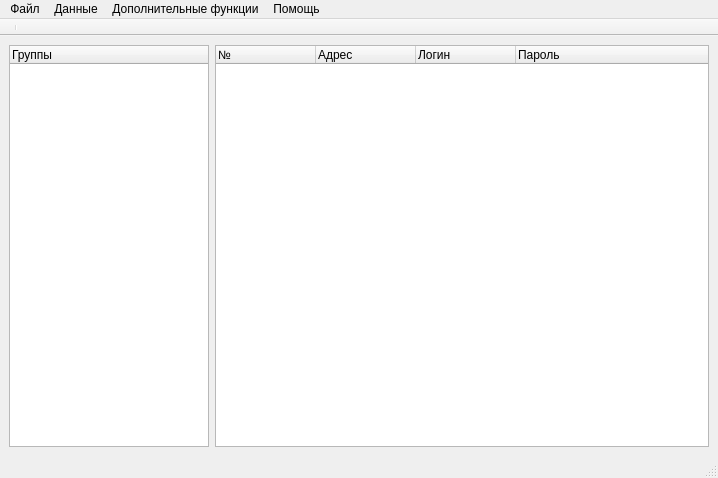
<?xml version="1.0" encoding="UTF-8"?>
<ui version="4.0">
 <class>MainWindow</class>
 <widget class="QMainWindow" name="MainWindow">
  <property name="geometry">
   <rect>
    <x>0</x>
    <y>0</y>
    <width>718</width>
    <height>478</height>
   </rect>
  </property>
  <property name="sizePolicy">
   <sizepolicy hsizetype="Fixed" vsizetype="Fixed">
    <horstretch>0</horstretch>
    <verstretch>0</verstretch>
   </sizepolicy>
  </property>
  <property name="minimumSize">
   <size>
    <width>0</width>
    <height>0</height>
   </size>
  </property>
  <property name="maximumSize">
   <size>
    <width>16777215</width>
    <height>16777215</height>
   </size>
  </property>
  <property name="windowTitle">
   <string>Менеджер паролей</string>
  </property>
  <property name="windowIcon">
   <iconset>
    <normaloff>:/Title_icon/main.png</normaloff>:/Title_icon/main.png</iconset>
  </property>
  <property name="locale">
   <locale language="English" country="UnitedStates"/>
  </property>
  <widget class="QWidget" name="centralwidget">
   <layout class="QHBoxLayout" name="horizontalLayout">
    <item>
     <widget class="QTreeWidget" name="GroupView">
      <property name="maximumSize">
       <size>
        <width>200</width>
        <height>16777215</height>
       </size>
      </property>
      <property name="cursor" stdset="0">
       <cursorShape>PointingHandCursor</cursorShape>
      </property>
      <property name="contextMenuPolicy">
       <enum>Qt::ActionsContextMenu</enum>
      </property>
      <column>
       <property name="text">
        <string>Группы</string>
       </property>
      </column>
     </widget>
    </item>
    <item>
     <widget class="QTreeWidget" name="DataView">
      <property name="contextMenuPolicy">
       <enum>Qt::ActionsContextMenu</enum>
      </property>
      <column>
       <property name="text">
        <string>№</string>
       </property>
      </column>
      <column>
       <property name="text">
        <string>Адрес</string>
       </property>
      </column>
      <column>
       <property name="text">
        <string>Логин</string>
       </property>
      </column>
      <column>
       <property name="text">
        <string>Пароль</string>
       </property>
      </column>
     </widget>
    </item>
   </layout>
  </widget>
  <widget class="QMenuBar" name="menubar">
   <property name="geometry">
    <rect>
     <x>0</x>
     <y>0</y>
     <width>718</width>
     <height>25</height>
    </rect>
   </property>
   <widget class="QMenu" name="menuFiles">
    <property name="title">
     <string>Файл</string>
    </property>
    <widget class="QMenu" name="menuWindow_blocking">
     <property name="title">
      <string>Блокировка окна</string>
     </property>
     <property name="icon">
      <iconset>
       <normaloff>:/Main_menu_icons/block.png</normaloff>:/Main_menu_icons/block.png</iconset>
     </property>
     <addaction name="actionBlock_this_window"/>
    </widget>
    <addaction name="actionCreate_database"/>
    <addaction name="actionOpen_database"/>
    <addaction name="actionSave_database"/>
    <addaction name="actionSave_database_as"/>
    <addaction name="actionClose_database"/>
    <addaction name="separator"/>
    <addaction name="separator"/>
    <addaction name="menuWindow_blocking"/>
    <addaction name="separator"/>
    <addaction name="actionExit"/>
   </widget>
   <widget class="QMenu" name="menuData">
    <property name="title">
     <string>Данные</string>
    </property>
    <addaction name="actionAdd_data_to_base"/>
    <addaction name="actionView_Edit_data_on_base"/>
    <addaction name="actionDelete_data"/>
    <addaction name="actionCopy_login_to_clipboard"/>
    <addaction name="actionCopy_password_to_clipboard"/>
    <addaction name="actionSearch_in_database"/>
   </widget>
   <widget class="QMenu" name="menuAdvanced_functions">
    <property name="title">
     <string>Дополнительные функции</string>
    </property>
    <addaction name="actionPassword_genrator"/>
    <addaction name="actionSettings"/>
   </widget>
   <widget class="QMenu" name="menuHelp">
    <property name="title">
     <string>Помощь</string>
    </property>
    <addaction name="actionAbout"/>
   </widget>
   <addaction name="menuFiles"/>
   <addaction name="menuData"/>
   <addaction name="menuAdvanced_functions"/>
   <addaction name="menuHelp"/>
  </widget>
  <widget class="QStatusBar" name="statusbar"/>
  <widget class="QToolBar" name="toolBar">
   <property name="windowTitle">
    <string>toolBar</string>
   </property>
   <property name="movable">
    <bool>false</bool>
   </property>
   <attribute name="toolBarArea">
    <enum>TopToolBarArea</enum>
   </attribute>
   <attribute name="toolBarBreak">
    <bool>false</bool>
   </attribute>
  </widget>
  <widget class="QToolBar" name="toolBar_2">
   <property name="windowTitle">
    <string>toolBar_2</string>
   </property>
   <property name="movable">
    <bool>false</bool>
   </property>
   <attribute name="toolBarArea">
    <enum>TopToolBarArea</enum>
   </attribute>
   <attribute name="toolBarBreak">
    <bool>false</bool>
   </attribute>
   <addaction name="separator"/>
  </widget>
  <action name="actionCreate_database">
   <property name="icon">
    <iconset>
     <normaloff>:/Main_menu_icons/create.png</normaloff>:/Main_menu_icons/create.png</iconset>
   </property>
   <property name="text">
    <string>Создать базу данных</string>
   </property>
   <property name="shortcut">
    <string>Ctrl+N</string>
   </property>
  </action>
  <action name="actionOpen_database">
   <property name="icon">
    <iconset>
     <normaloff>:/Main_menu_icons/open.png</normaloff>:/Main_menu_icons/open.png</iconset>
   </property>
   <property name="text">
    <string>Открыть базу данных</string>
   </property>
   <property name="shortcut">
    <string>Ctrl+O</string>
   </property>
  </action>
  <action name="actionSave_database">
   <property name="icon">
    <iconset>
     <normaloff>:/Main_menu_icons/save.png</normaloff>:/Main_menu_icons/save.png</iconset>
   </property>
   <property name="text">
    <string>Сохранить базу данных</string>
   </property>
   <property name="shortcut">
    <string>Ctrl+S</string>
   </property>
  </action>
  <action name="actionSave_database_as">
   <property name="icon">
    <iconset>
     <normaloff>:/Main_menu_icons/save_as.png</normaloff>:/Main_menu_icons/save_as.png</iconset>
   </property>
   <property name="text">
    <string>Сохранить базу данных как...</string>
   </property>
   <property name="shortcut">
    <string>Ctrl+Shift+S</string>
   </property>
  </action>
  <action name="actionClose_database">
   <property name="icon">
    <iconset>
     <normaloff>:/Main_menu_icons/close.png</normaloff>:/Main_menu_icons/close.png</iconset>
   </property>
   <property name="text">
    <string>Закрыть базу данных</string>
   </property>
   <property name="shortcut">
    <string>Ctrl+X</string>
   </property>
  </action>
  <action name="actionChange_master_pwd">
   <property name="text">
    <string>Сменить мастер-пароль</string>
   </property>
   <property name="shortcut">
    <string>Ctrl+M</string>
   </property>
  </action>
  <action name="actionChange_key_file">
   <property name="text">
    <string>Сменить файл-ключ</string>
   </property>
   <property name="shortcut">
    <string>Ctrl+K</string>
   </property>
  </action>
  <action name="actionBlock_this_window">
   <property name="text">
    <string>Заблокировать это окно</string>
   </property>
   <property name="shortcut">
    <string>Ctrl+B</string>
   </property>
  </action>
  <action name="actionSet_master_password_for_blocking">
   <property name="text">
    <string>Сменить пароль блокировки окна</string>
   </property>
   <property name="shortcut">
    <string>Ctrl+Shift+B</string>
   </property>
  </action>
  <action name="actionExit">
   <property name="icon">
    <iconset>
     <normaloff>:/Main_menu_icons/exit.png</normaloff>:/Main_menu_icons/exit.png</iconset>
   </property>
   <property name="text">
    <string>Выход</string>
   </property>
   <property name="shortcut">
    <string>Ctrl+E</string>
   </property>
  </action>
  <action name="actionAdd_data_to_base">
   <property name="icon">
    <iconset>
     <normaloff>:/Main_menu_icons/plus.png</normaloff>:/Main_menu_icons/plus.png</iconset>
   </property>
   <property name="text">
    <string>Добавить данные в базу</string>
   </property>
   <property name="shortcut">
    <string>Ctrl++</string>
   </property>
  </action>
  <action name="actionView_Edit_data_on_base">
   <property name="icon">
    <iconset>
     <normaloff>:/Main_menu_icons/edit.png</normaloff>:/Main_menu_icons/edit.png</iconset>
   </property>
   <property name="text">
    <string>Просмотреть/Изменить данные в базе</string>
   </property>
   <property name="shortcut">
    <string>Ctrl+R</string>
   </property>
  </action>
  <action name="actionDelete_data">
   <property name="icon">
    <iconset>
     <normaloff>:/Main_menu_icons/del.png</normaloff>:/Main_menu_icons/del.png</iconset>
   </property>
   <property name="text">
    <string>Удалить данные</string>
   </property>
   <property name="shortcut">
    <string>Ctrl+Backspace</string>
   </property>
  </action>
  <action name="actionCopy_login_to_clipboard">
   <property name="icon">
    <iconset>
     <normaloff>:/Main_menu_icons/copy_login.png</normaloff>:/Main_menu_icons/copy_login.png</iconset>
   </property>
   <property name="text">
    <string>Скопировать логин в буфер обмена</string>
   </property>
   <property name="shortcut">
    <string>Ctrl+Shift+L</string>
   </property>
  </action>
  <action name="actionCopy_password_to_clipboard">
   <property name="icon">
    <iconset>
     <normaloff>:/Main_menu_icons/copy_password.png</normaloff>:/Main_menu_icons/copy_password.png</iconset>
   </property>
   <property name="text">
    <string>Скопировать пароль в буфер обмена</string>
   </property>
   <property name="shortcut">
    <string>Ctrl+Shift+P</string>
   </property>
  </action>
  <action name="actionSearch_in_database">
   <property name="icon">
    <iconset>
     <normaloff>:/Main_menu_icons/find.png</normaloff>:/Main_menu_icons/find.png</iconset>
   </property>
   <property name="text">
    <string>Поиск в базе данных</string>
   </property>
   <property name="shortcut">
    <string>Ctrl+F</string>
   </property>
  </action>
  <action name="actionPassword_genrator">
   <property name="icon">
    <iconset>
     <normaloff>:/Main_menu_icons/generator.png</normaloff>:/Main_menu_icons/generator.png</iconset>
   </property>
   <property name="text">
    <string>Генератор паролей</string>
   </property>
  </action>
  <action name="actionSettings">
   <property name="icon">
    <iconset>
     <normaloff>:/Main_menu_icons/settings.png</normaloff>:/Main_menu_icons/settings.png</iconset>
   </property>
   <property name="text">
    <string>Настройки</string>
   </property>
   <property name="shortcut">
    <string/>
   </property>
  </action>
  <action name="actionAbout">
   <property name="icon">
    <iconset>
     <normaloff>:/Main_menu_icons/about.png</normaloff>:/Main_menu_icons/about.png</iconset>
   </property>
   <property name="text">
    <string>О программе</string>
   </property>
  </action>
 </widget>
 <resources/>
 <connections/>
</ui>
